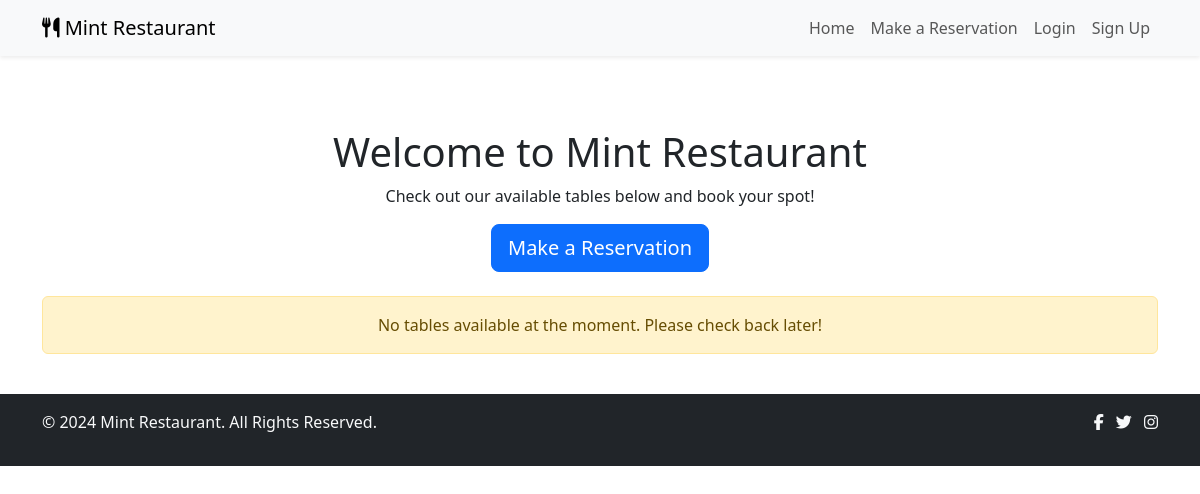
The app's page /, older data.
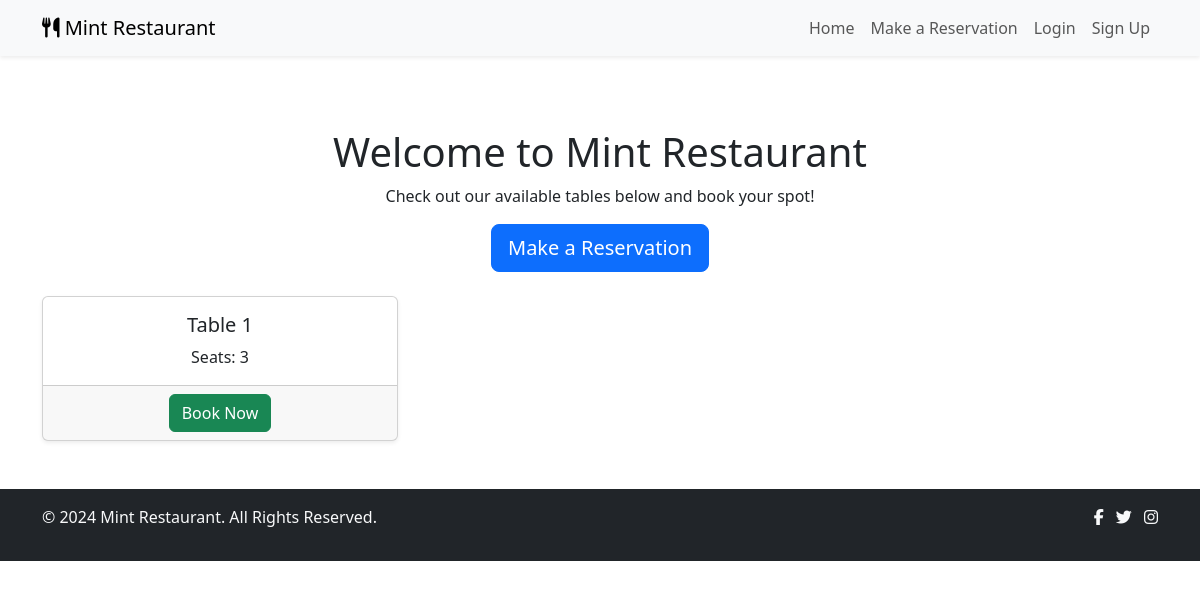
The same page, newer data.
### bookings/models.py (models this page shows, shortened)
class Table(models.Model):
    number = models.IntegerField()
    capacity = models.IntegerField()

### bookings/views.py (the view)
# urls.py: 2. Add a URL to urlpatterns:  path('', views.home, name='home')
def home(request):
  tables = Table.objects.all()
  return render(request, 'bookings/home.html', {'tables': tables})

### bookings/templates/bookings/home.html (shortened to what this page needs)
<!DOCTYPE html>
<html lang="en">
<head>
</head>
<body>
    {% extends 'bookings/base.html' %}
    {% block content %}
    <div class="container mt-5">
        <h1 class="text-center">Welcome to Mint Restaurant</h1>
        <p class="text-center">Check out our available tables below and book your spot!</p>
        <div class="text-center mb-4">
            <a href="{% url 'make_reservation' %}" class="btn btn-primary btn-lg">Make a Reservation</a>
        </div>
        <div class="row">
            {% if tables %}
                {% for table in tables %}
                <div class="col-md-4 mb-4">
                    <div class="card h-100 shadow-sm">
                        <div class="card-body">
                            <h5 class="card-title text-center">Table {{ table.number }}</h5>
                            <p class="card-text text-center">Seats: {{ table.capacity }}</p>
                        </div>
                        <div class="card-footer text-center">
                            <a href="{% url 'make_reservation' %}" class="btn btn-success">Book Now</a>
                        </div>
                    </div>
                </div>
                {% endfor %}
            {% else %}
                <div class="col-12">
                    <div class="alert alert-warning text-center" role="alert">
                        No tables available at the moment. Please check back later!
                    </div>
                </div>
            {% endif %}
        </div>
    </div>
    {% endblock %}

Row changes from the older to the newer data that the page shows:
added Table: number "1", capacity "3"
Text that changed along with them:
text no longer shown: "No tables available at the moment. Please check back later!"
